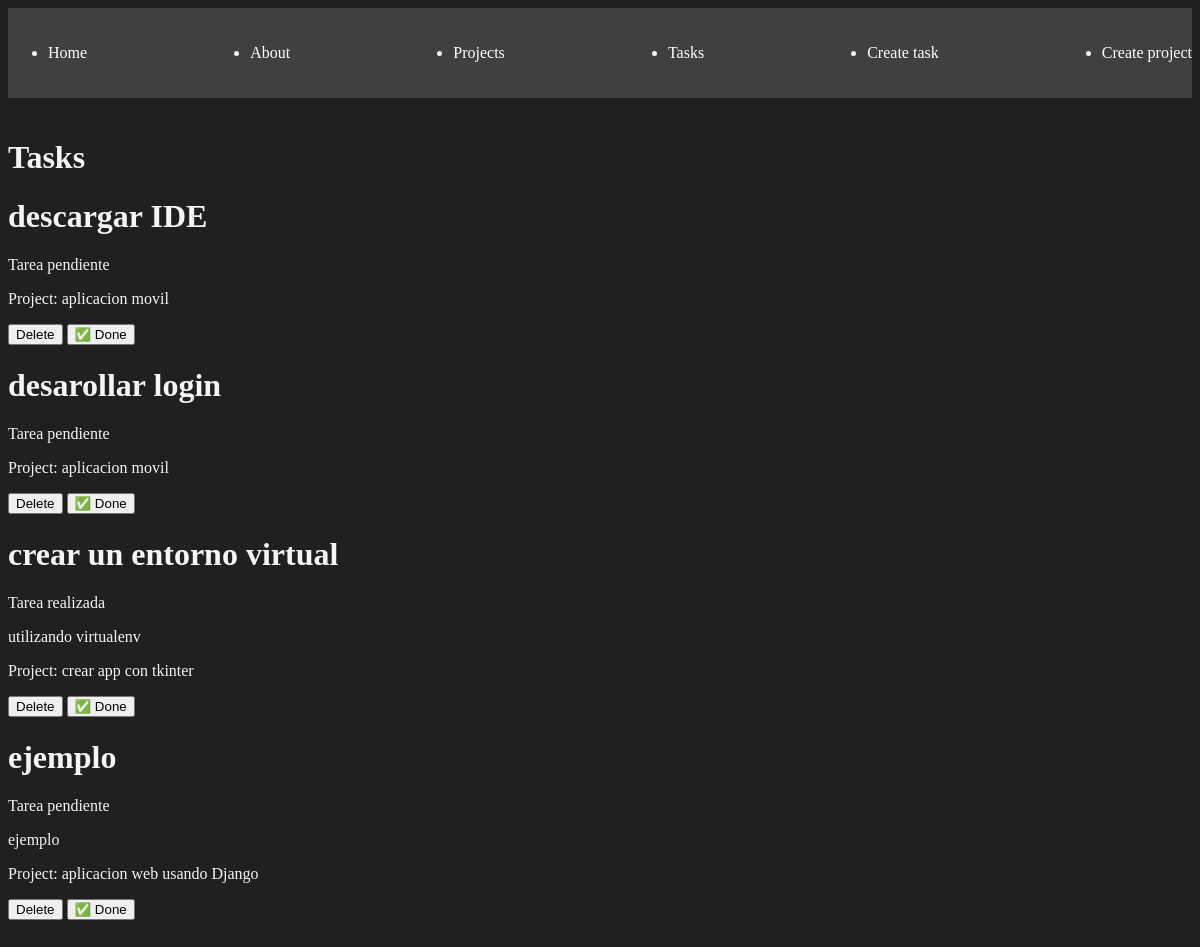
/tasks/, run on the app's committed database.
### myapp/models.py (models this page shows, shortened)
class Task(models.Model): #Esta va a ser una nueva entrada a la tabla de Sqlite3
    title = models.CharField(max_length=200)
    description = models.TextField() #TextField es para textos mayores
    project = models.ForeignKey(Project, on_delete=models.CASCADE) #Esto es para decirle que esta tabla está relacionada con la tabla Project y el parámetro
    done = models.BooleanField(default=False)

class Project(models.Model):
    name = models.CharField(max_length=200) #Con esto, decimos que vamos a crear una nueva tabla llamada Project,

### myapp/views.py (the view)
# urls.py: path('tasks/', views.tasks, name="tasks"),
def tasks(request):
    tasks = Task.objects.all()
    return render(request, 'tasks/tasks.html', {'tasks': tasks})

### myapp/templates/tasks/tasks.html
{% extends 'layouts/base.html' %}
{% block content %}
<h1>Tasks</h1>
{% for task in tasks %}
<div>
    <h1>{{task.title}}</h1>
    {% if task.done == False %}
    <p>Tarea pendiente</p>
    {% else %}
    <p>Tarea realizada</p>
    {% endif %}
    <p>{{task.description}}</p>
    <p>Project: {{task.project.name}}</p>
    <button>
        Delete
    </button>
    <button>
        ✅ Done
    </button>
</div>
{% endfor %}
{% endblock %}

### myapp/templates/layouts/base.html (shortened to what this page needs)
{% load static %}
<!DOCTYPE html>
<html lang="en">
<head>
    <link rel="stylesheet" href="{% static 'styles/main.css' %}">
</head>
<body>
    <nav class="navbar container">
        <ul>
            <li>
                <a href="{% url 'index' %}">Home</a>
            </li>
            <li>
                <a href="{% url 'about' %}">About</a>
            </li>
            <li>
                <a href="{% url 'projects' %}">Projects</a>
            </li>
            <li>
                <a href="{% url 'tasks' %}">Tasks</a>
            </li>
            <li>
                <a href="{% url 'create_task' %}">Create task</a>
            </li>
            <li>
                <a href="{% url 'create_project' %}">Create project</a>
            </li>
        </ul>
    </nav>
    <main class="container">
        {% block content %}
        {% endblock %}
    </main>
</body>
</html>

### myapp/static/styles/main.css (style rules this page uses)
body { background: #202020; color: whitesmoke; }
.navbar { background: #404040; padding: 5px 0; }
.navbar ul { display: flex; justify-content: space-between; }
.navbar ul li { text-decoration: none; }
.navbar ul li a { color: white; text-decoration: none; }
.container { max-width: 1200px; margin: auto; padding: 20px 0; }

### data on the page
Task: title "descargar IDE", done "Tarea pendiente", project.name "aplicacion movil"
Task: title "desarollar login", done "Tarea pendiente", project.name "aplicacion movil"
Task: title "crear un entorno virtual", done "Tarea realizada", description "utilizando virtualenv", project.name "crear app con tkinter"
Task: title "ejemplo", done "Tarea pendiente", description "ejemplo", project.name "aplicacion web usando Django"
